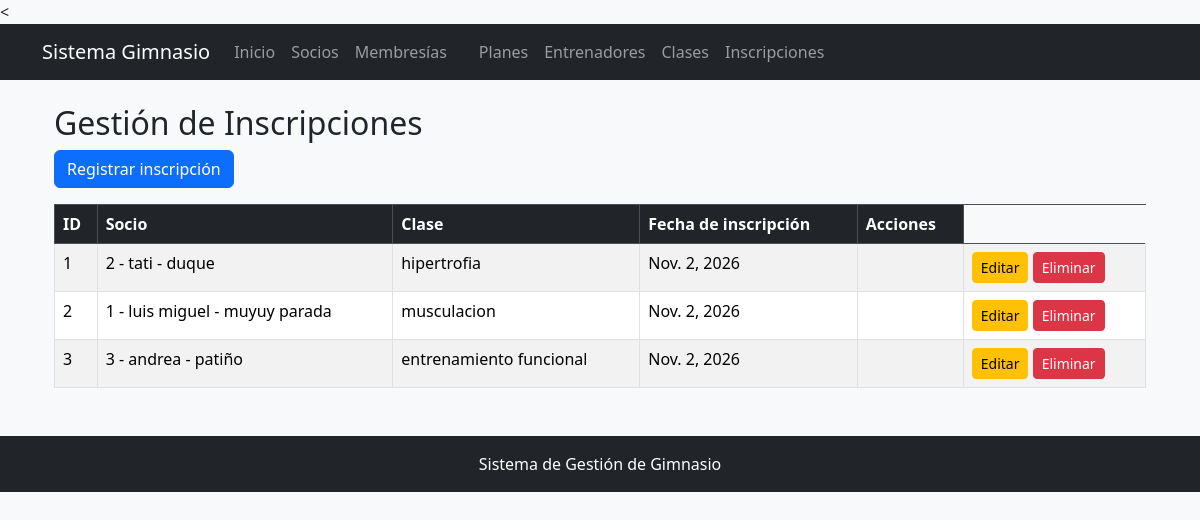
/inscripciones/, run on an earlier commit of the app's database.
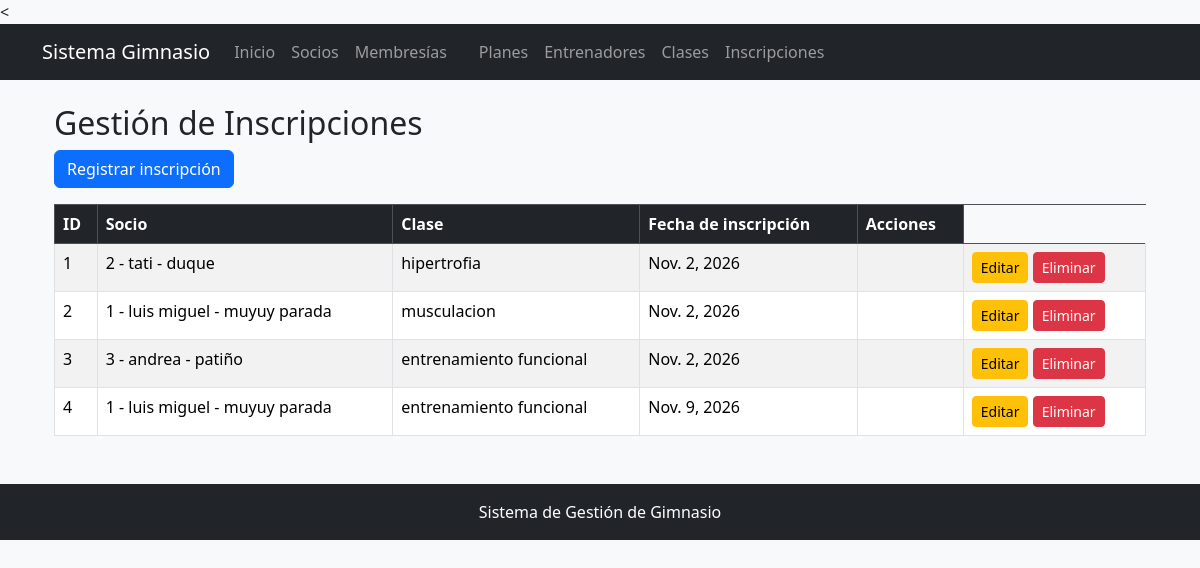
And on a later commit of the database.
### inscripcion/models.py (models this page shows, shortened)
class Inscripcion(models.Model):
    id_inscripcion = models.AutoField(primary_key=True)
    socio = models.ForeignKey(Socio, on_delete=models.CASCADE)
    clase = models.ForeignKey(Clase, on_delete=models.CASCADE)
    fecha_inscripcion = models.DateField(auto_now_add=True)

### socios/models.py (models this page shows)
class Socio(models.Model):
    id_socio = models.AutoField(primary_key=True)
    documento = models.CharField(max_length=20, unique=True)
    nombres = models.CharField(max_length=100)
    apellidos = models.CharField(max_length=100)
    telefono = models.CharField(max_length=20)
    correo = models.EmailField(unique=True)
    fecha_registro = models.DateField(auto_now_add=True)
    activo = models.BooleanField(default=True)
    def __str__(self):
        return f"{self.id_socio} - {self.nombres} - {self.apellidos}"

### clase/models.py (models this page shows)
class Clase(models.Model):
    id_clase = models.AutoField(primary_key=True)
    nombre = models.CharField(max_length=100)
    horario = models.DateTimeField()
    cupo = models.PositiveIntegerField()
    entrenador = models.ForeignKey(entrenador, on_delete=models.CASCADE )
    def __str__(self):
        return self.nombre

### inscripcion/views.py (the view)
# urls.py: path('', views.lista_inscripciones, name='lista_inscripciones'),
def lista_inscripciones(request):
    inscripciones = Inscripcion.objects.all()
    return render(request, 'inscripcion/lista.html', {
        'inscripciones': inscripciones
    })

### templates/inscripcion/lista.html (shortened to what this page needs)
{% extends 'gimnasio/base.html' %}
{% block content %}
<div class="container mt-4">
    <h2>Gestión de Inscripciones</h2>
    <a href="{% url 'inscripcion:crear_inscripcion' %}"
       class="btn btn-primary mb-3">
        Registrar inscripción
    </a>
    <table class="table table-bordered table-striped">
        <thead class="table-dark">
            <tr>
                <th>ID</th>
                <th>Socio</th>
                <th>Clase</th>
                <th>Fecha de inscripción</th>
                <th>Acciones</th>
            </tr>
        </thead>
        <tbody>
            {% for inscripcion in inscripciones %}
            <tr>
                <td>{{ inscripcion.id_inscripcion }}</td>
                <td>{{ inscripcion.socio }}</td>
                <td>{{ inscripcion.clase }}</td>
                <td>{{ inscripcion.fecha_inscripcion }}</td>
                <td>
                    <td>
                        <a href="{% url 'inscripcion:editar_inscripcion' inscripcion.id_inscripcion %}"
                           class="btn btn-warning btn-sm">
                            Editar
                        </a>
                        <a href="{% url 'inscripcion:eliminar_inscripcion' inscripcion.id_inscripcion %}"
                           class="btn btn-danger btn-sm">
                            Eliminar
                        </a>
                </td>
            </tr>
            {% empty %}
            <tr>
                <td colspan="5">No hay inscripciones registradas.</td>
            </tr>
            {% endfor %}
        </tbody>
    </table>
</div>
{% endblock %}

What changed in the data, as far as the page shows it:
added Inscripcion: id_inscripcion "4", socio "1 - luis miguel - muyuy parada", clase "entrenamiento funcional", fecha_inscripcion "Nov. 9, 2026"
